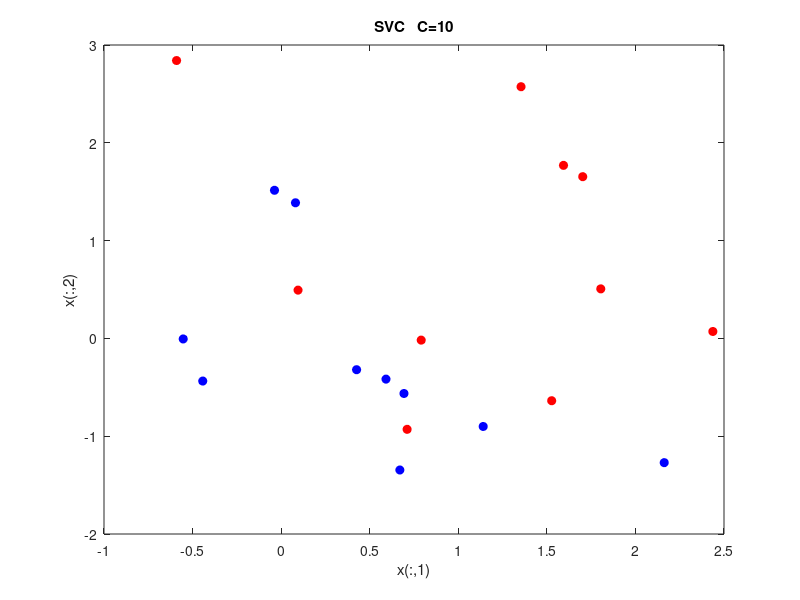

Write MATLAB code to recreate this figure. (Note: this script raises an error after producing the figure.)
function TEMPLATE_practica6_hands_on_SVM
% Este script contiene la resolución del tutorial práctico del Tema 6 (SVM)
% de la asignatura 'Técnicas de Inteligencia Artificial'

disp('%%%%%%%%%%%%%%%%%%% SUPPORT VECTOR MACHINE %%%%%%%%%%%%%%%%%%%%');
disp('%%%%%%%%%%%%%%%%%%%%%%%%%%%%%%%%%%%%%%%%%%%%%%%%%%%%%%%%%%%%%%%');

%Generamos 2 predictores aleatorios normalmente distribuidos
rng(6)
len = 20;
x = randn(len,2);
y = [-1*ones(len/2,1);ones(len/2,1)];
x(y==1,:) = x(y==1,:)+1;
% Scatter
plot(x(y==-1,1),x(y==-1,2),'o','MarkerSize',6,'MarkerEdgeColor','b','MarkerFaceColor','b');
hold on;plot(x(y==1,1),x(y==1,2),'o','MarkerSize',6,'MarkerEdgeColor','r','MarkerFaceColor','r');
xlabel('x(:,1)');ylabel('x(:,2)');title('SVC   C=10');v=axis;pause;

% Ajustamos SVM con kernel lineal (SVC) a los datos C=10
SVMModel = fitcsvm(x,y,"BoxConstraint",10,"KernelFunction","linear");
% Dibujamos umbral de decisión
    % Beta y bias
    beta = SVMModel.Beta;
    bias = SVMModel.Bias;

    % Despejar x2
    x2_pred = -(bias+beta(1)*x(:,1))/beta(2);

    plot(x(:,1),x2_pred,'Linewidth',1.5);axis(v);
    pause;

% Dibujamos support vectors
sv = SVMModel.SupportVectors;
plot(sv(:,1),sv(:,2),'o','MarkerSize',10,'MarkerEdgeColor','k')
hold off;pause;close;


%%%%%%%%%%%%%%%%%%%%%%%%%%%%%%%%%%%%%%%%%%%%%%%%%%%%%%%%%%%%%%%%%%%%%%%%%%%
% Repetimos proceso anterior con C = 0.1 -> margen más ancho -> más
% infracciones del margen
%%%%%%%%%%%%%%%%%%%%%%%%%%%%%%%%%%%%%%%%%%%%%%%%%%%%%%%%%%%%%%%%%%%%%%%%%%%

% Scatter
plot(x(y==-1,1),x(y==-1,2),'o','MarkerSize',6,'MarkerEdgeColor','b','MarkerFaceColor','b');
hold on;plot(x(y==1,1),x(y==1,2),'o','MarkerSize',6,'MarkerEdgeColor','r','MarkerFaceColor','r');
xlabel('x(:,1)');ylabel('x(:,2)');title('SVC   C=0.1');v=axis;pause;

% Ajustamos SVM con kernel lineal (SVC) a los datos C=0.1
SVMModel = fitcsvm(x,y,"BoxConstraint",0.1,"KernelFunction","linear");
% Dibujamos umbral de decisión
    % Beta y bias
    beta = SVMModel.Beta;
    bias = SVMModel.Bias;

    % Despejar x2
    x2_pred = -(bias+beta(1)*x(:,1))/beta(2);

    plot(x(:,1),x2_pred,'Linewidth',1.5);axis(v);
    pause;

% Dibujamos support vectors
sv = SVMModel.SupportVectors;
plot(sv(:,1),sv(:,2),'o','MarkerSize',10,'MarkerEdgeColor','k')
hold off;pause;close;

keyboard;

%%%%%%%%%%%%%%%%%%%%%%%%%%%%%%%%%%%%%%%%%%%%%%%%%%%%%%%%%%%%%%%%%%%%%%%%%%%
% Usamos 10-FOLD CV para buscar el C óptimo
%%%%%%%%%%%%%%%%%%%%%%%%%%%%%%%%%%%%%%%%%%%%%%%%%%%%%%%%%%%%%%%%%%%%%%%%%%%
rng(2)
k = 10;
c = cvpartition(len,'KFold',k);

CV_error=[];C_grid = [0.001,0.01,0.1,1.5,10,100];
for aa = 1:k
    pos_train_CV = c.training(aa);
    pos_test_CV = c.test(aa);
    Xtrain = x(pos_train_CV,:);
    Xtest = x(pos_test_CV,:);
    Ytrain = y(pos_train_CV);
    Ytest = y(pos_test_CV);
      
    % Para cada C, ajustamos y evaluamos los modelos
    for bb=1:length(C_grid)
        SVMModel  = fitcsvm(Xtrain,Ytrain,"BoxConstraint",C_grid(bb),"KernelFunction","linear");
        label = predict(SVMModel,Xtest);
        CV_error(aa,bb) = 100*(1-sum(label==Ytest)/length(Ytest));

    end
    
end
% Calculamos min de CV_error
[val,pos] = min(mean(CV_error));



% Entrenamos modelo con C seleccionada a través de CV
SVMModel  = fitcsvm(x,y,"BoxConstraint",C_grid(pos),"KernelFunction","linear");



% Creamos una base de datos de test
rng(33);
len = 20;
xtest = randn(len,2);
ytest = [-1*ones(len/2,1);ones(len/2,1)];
xtest(ytest==1,:) = xtest(ytest==1,:)+1;

% Evaluamos el modelo

label = predict(SVMModel,xtest);
acierto = 100*(sum(label==ytest)/length(ytest));


fprintf('Precisión del SVC (C=%.3f) = %.2f \n',C_grid(pos),acierto);

% Matriz de confusión
C = confusionmat(ytest,label);
confusionchart(C,{'Clase (-1)','Clase (1)'})
pause;close;

% Comprobamos ahora que al cambiar el C óptimo los resultados en test
% empeoran un poco




% Entrenamos modelo

SVMModel  = fitcsvm(x,y,"BoxConstraint",0.01,"KernelFunction","linear");

% Evaluamos el modelo
label = predict(SVMModel,xtest);
acierto = 100*(sum(label==ytest)/length(ytest));

fprintf('Precisión del SVC (C=%.3f) = %.2f \n',0.01,acierto);

% Matriz de confusión
C = confusionmat(ytest,label);
confusionchart(C,{'Clase (-1)','Clase (1)'})
pause;close;


%%%%%%%%%%%%%%%%%%%%%%%%%%%%%%%%%%%%%%%%%%%%%%%%%%%%%%%%%%%%%%%%%%%%%%%%%%%
% SVM -> umbrales de decisión no lineales
%%%%%%%%%%%%%%%%%%%%%%%%%%%%%%%%%%%%%%%%%%%%%%%%%%%%%%%%%%%%%%%%%%%%%%%%%%%
rng(1);
% creamos 200 observaciones de 2 predictores aleatorios normalmente distribuidos
len = 200;
x = randn(len,2);
y = [ones(150,1);2*ones(50,1)];

% Los primeros 150 son de clase -1 y los últimos 150 de clase 1

x(1:100,:) = x(1:100,:)+2;
x(101:150,:) = x(101:150,:)-2;

% Scatter
plot(x(y==1,1),x(y==1,2),'o','MarkerSize',6,'MarkerEdgeColor','b','MarkerFaceColor','b');
hold on;plot(x(y==2,1),x(y==2,2),'o','MarkerSize',6,'MarkerEdgeColor','r','MarkerFaceColor','r');
xlabel('x(:,1)');ylabel('x(:,2)');v=axis;pause;

% Ajustamos SVM con kernel Gaussiano

SVMModel = fitcsvm(x,y,"BoxConstraint",1,"KernelFunction","gaussian","KernelScale",1);

% Ploteamos umbral de decisión
% 1) Construimos rejilla

d = 0.02;
[x1Grid,x2Grid] = meshgrid(min(x(:,1)):d:max(x(:,1)),min(x(:,2)):d:max(x(:,2)));

xGrid = [x1Grid(:),x2Grid(:)];% Coloca las columnas una detras de otra


% 2) Usamos modelo ajustado para predecir

[~,scores] = predict(SVMModel,xGrid);

% 3) Visualizamos support vector y umbral de decisión
plot(x(SVMModel.IsSupportVector,1),x(SVMModel.IsSupportVector,2),'o','MarkerSize',10,'MarkerEdgeColor','k');
% contour

contour(x1Grid,x2Grid,scores,reshape(scores(:,2),size(x1Grid)),[0 0]);axis(v);

title('SVM   C=1   KS=1');
hold off;pause;close;


% Dividimos, ahora, la base de datos en train y test
rng(1); % Fijamos semilla para el generado de números aleatorios
hpartition = cvpartition(len,'Holdout',0.50); % Partición no estratificada
% 50% train y 50% test
pos_train = hpartition.training;
pos_test = hpartition.test;

% Ajustamos SVM con kernel Gaussiano C=1, gamma=1 en TRAIN

SVMModel = fitcsvm(x(pos_train,:),y(pos_train),"BoxConstraint",1,"KernelFunction","gaussian","KernelScale",1);

% Evaluamos el modelo en TEST
label = predict(SVMModel,x(pos_test,:));
acierto = 100*sum(label==y(pos_test))/length(y(pos_test));
fprintf('Precisión de la SVM (C=%.3f  KS=%.3f) = %.2f \n',1,1, acierto);


%%%%%%%%%%%%%%%%%%%%%%%%%%%%%%%%%%%%%%%%%%%%%%%%%%%%%%%%%%%%%%%%%%%%%%%%%%%
% Usamos 10-FOLD CV para buscar el par (C,KS) óptimos
%%%%%%%%%%%%%%%%%%%%%%%%%%%%%%%%%%%%%%%%%%%%%%%%%%%%%%%%%%%%%%%%%%%%%%%%%%%
rng(2)
k = 10;
c = cvpartition(sum(pos_train),'KFold',k);

x1 = x(pos_train,:);
y1 = y(pos_train);
x2 = x(pos_test,:);
y2 = y(pos_test);

CV_error=[];C_grid = [0.1,1,10,100,1000];KS_grid = [0.5 1 2 3 4];
for aa = 1:k
    pos_train_CV = c.training(aa);
    pos_test_CV = c.test(aa);
    Xtrain = x1(pos_train_CV,:);
    Xtest = x1(pos_test_CV,:);
    Ytrain = y1(pos_train_CV);
    Ytest = y1(pos_test_CV);
      
    % Para cada combinación C - KS ajustamos y evaluamos los modelos
    for bb=1:length(C_grid)
        for cc=1:length(KS_grid)
            
            SVMModel = fitcsvm(Xtrain,Ytrain,"BoxConstraint",C_grid(bb),"KernelFunction","gaussian","KernelScale",KS_grid(cc));
            
            label = predict(SVMModel,Xtest);
            CV_error(bb,cc,aa) = 100*(1-sum(label==Ytest)/length(Ytest));
        end
    end
    
end
% buscamos CV_error mínimo

CV_medios = mean(CV_error,3);

[val,pos] = min(CV_medios(:));

[row,col] = ind2sub(size(CV_medios),pos);

% Entrenamos modelo con C seleccionada a través de CV
SVMModel = fitcsvm(x1,y1,'BoxConstraint',C_grid(row),'KernelFunction','gaussian',...
    'KernelScale',KS_grid(col));

% Evaluamos el modelo
[label,scores] = predict(SVMModel,x2);
acierto = 100*sum(label==y2)/length(y2);
fprintf('Precisión de la SVM (C=%.3f  KS=%.3f) = %.2f \n',C_grid(row),KS_grid(col),acierto);

C = confusionmat(y2,label);
confusionchart(C,{'Clase (1)','Clase (2)'})
pause;close;

% PLoteamos curva ROC

[X,Y,T,AUC,OPTROCPT] = perfcurve(y2,scores(:,2),2);

plot(X,Y)
xlabel('1 - Especificidad') 
ylabel('Sensibilidad')
title(sprintf('AUC = %.2f',AUC));
pause;close;